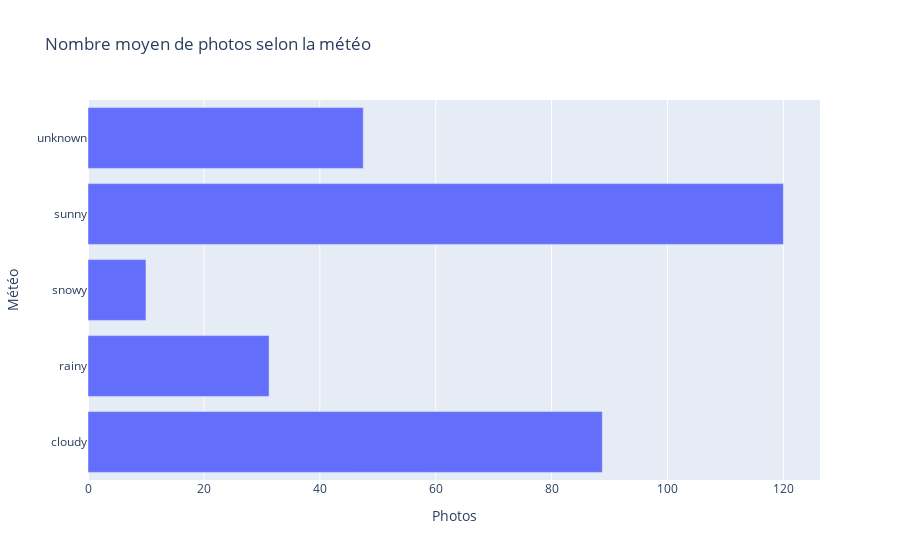
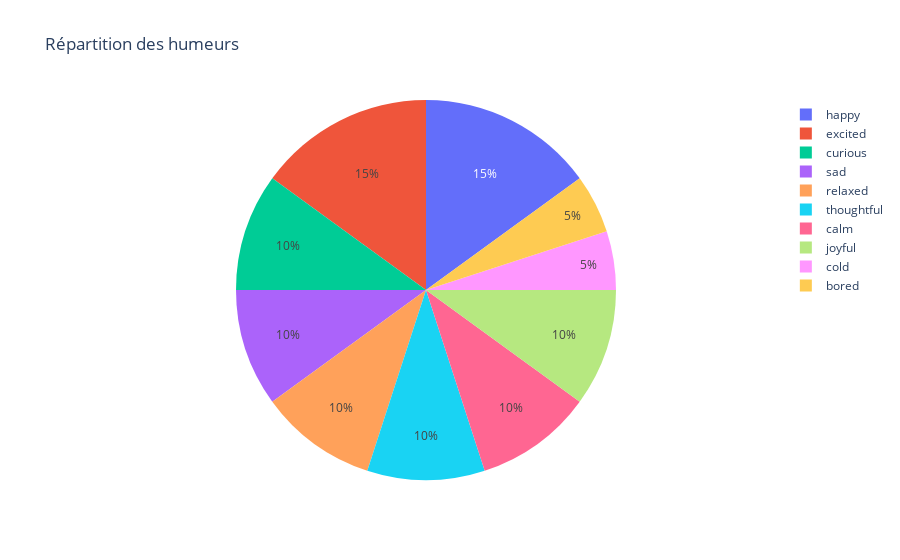
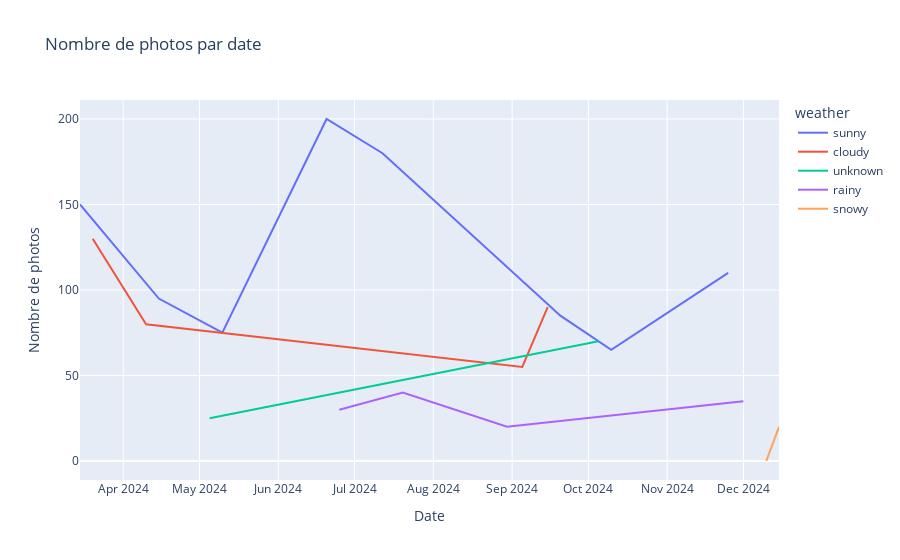

The code cell stored with these charts, in order, in its notebook:
### Code cell
import pandas as pd
import plotly.express as px

from clean_data import load_and_clean_data
from print_stat import print_statistics
from plot_data import (
    plot_mood_distribution,
    plot_photo_by_date,
    plot_photos_by_weather
)

def main():
    clean_data = load_and_clean_data('travel_data.csv', 'clean_data.csv')
    print_statistics('clean_data.csv')
    plot_photos_by_weather(clean_data)
    plot_mood_distribution(clean_data)
    plot_photo_by_date(clean_data)

if __name__ == '__main__':

    main()

### Figure 1 — Plotly figure (JSON) as saved in the notebook; plotly's stock layout.template omitted (floating-point values rounded to 4 significant figures)
{"data": [{"hovertemplate": "Photos=%{x}<br>Météo=%{y}<extra></extra>", "legendgroup": "", "marker": {"color": "#636efa", "pattern": {"shape": ""}}, "name": "", "orientation": "h", "showlegend": false, "textposition": "auto", "type": "bar", "x": [88.75, 31.25, 10.0, 120.0, 47.5], "xaxis": "x", "y": ["cloudy", "rainy", "snowy", "sunny", "unknown"], "yaxis": "y"}], "layout": {"barmode": "relative", "legend": {"tracegroupgap": 0}, "title": {"text": "Nombre moyen de photos selon la météo"}, "xaxis": {"anchor": "y", "domain": [0, 1], "title": {"text": "Photos"}}, "yaxis": {"anchor": "x", "domain": [0, 1], "title": {"text": "Météo"}}}}

### Figure 2 — Plotly figure (JSON) as saved in the notebook; plotly's stock layout.template omitted (floating-point values rounded to 4 significant figures)
{"data": [{"domain": {"x": [0, 1], "y": [0, 1]}, "hovertemplate": "Humeurs=%{label}<br>count=%{value}<extra></extra>", "labels": ["happy", "excited", "curious", "sad", "relaxed", "thoughtful", "calm", "joyful", "cold", "bored"], "legendgroup": "", "name": "", "showlegend": true, "type": "pie", "values": [3, 3, 2, 2, 2, 2, 2, 2, 1, 1]}], "layout": {"legend": {"tracegroupgap": 0}, "title": {"text": "Répartition des humeurs"}}}

### Figure 3 — Plotly figure (JSON) as saved in the notebook; plotly's stock layout.template omitted (floating-point values rounded to 4 significant figures)
{"data": [{"hovertemplate": "weather=sunny<br>Date=%{x}<br>Nombre de photos=%{y}<extra></extra>", "legendgroup": "sunny", "line": {"color": "#636efa", "dash": "solid"}, "marker": {"symbol": "circle"}, "mode": "lines", "name": "sunny", "orientation": "v", "showlegend": true, "type": "scatter", "x": ["2024-03-15T00:00:00.000000000", "2024-04-15T00:00:00.000000000", "2024-05-10T00:00:00.000000000", "2024-06-20T00:00:00.000000000", "2024-07-12T00:00:00.000000000", "2024-09-20T00:00:00.000000000", "2024-10-10T00:00:00.000000000", "2024-11-25T00:00:00.000000000"], "xaxis": "x", "y": [150, 95, 75, 200, 180, 85, 65, 110], "yaxis": "y"}, {"hovertemplate": "weather=cloudy<br>Date=%{x}<br>Nombre de photos=%{y}<extra></extra>", "legendgroup": "cloudy", "line": {"color": "#EF553B", "dash": "solid"}, "marker": {"symbol": "circle"}, "mode": "lines", "name": "cloudy", "orientation": "v", "showlegend": true, "type": "scatter", "x": ["2024-03-20T00:00:00.000000000", "2024-04-10T00:00:00.000000000", "2024-09-05T00:00:00.000000000", "2024-09-15T00:00:00.000000000"], "xaxis": "x", "y": [130, 80, 55, 90], "yaxis": "y"}, {"hovertemplate": "weather=unknown<br>Date=%{x}<br>Nombre de photos=%{y}<extra></extra>", "legendgroup": "unknown", "line": {"color": "#00cc96", "dash": "solid"}, "marker": {"symbol": "circle"}, "mode": "lines", "name": "unknown", "orientation": "v", "showlegend": true, "type": "scatter", "x": ["2024-05-05T00:00:00.000000000", "2024-10-05T00:00:00.000000000"], "xaxis": "x", "y": [25, 70], "yaxis": "y"}, {"hovertemplate": "weather=rainy<br>Date=%{x}<br>Nombre de photos=%{y}<extra></extra>", "legendgroup": "rainy", "line": {"color": "#ab63fa", "dash": "solid"}, "marker": {"symbol": "circle"}, "mode": "lines", "name": "rainy", "orientation": "v", "showlegend": true, "type": "scatter", "x": ["2024-06-25T00:00:00.000000000", "2024-07-20T00:00:00.000000000", "2024-08-30T00:00:00.000000000", "2024-12-01T00:00:00.000000000"], "xaxis": "x", "y": [30, 40, 20, 35], "yaxis": "y"}, {"hovertemplate": "weather=snowy<br>Date=%{x}<br>Nombre de photos=%{y}<extra></extra>", "legendgroup": "snowy", "line": {"color": "#FFA15A", "dash": "solid"}, "marker": {"symbol": "circle"}, "mode": "lines", "name": "snowy", "orientation": "v", "showlegend": true, "type": "scatter", "x": ["2024-12-10T00:00:00.000000000", "2024-12-15T00:00:00.000000000"], "xaxis": "x", "y": [0, 20], "yaxis": "y"}], "layout": {"legend": {"title": {"text": "weather"}, "tracegroupgap": 0}, "title": {"text": "Nombre de photos par date"}, "xaxis": {"anchor": "y", "domain": [0, 1], "title": {"text": "Date"}}, "yaxis": {"anchor": "x", "domain": [0, 1], "title": {"text": "Nombre de photos"}}}}
